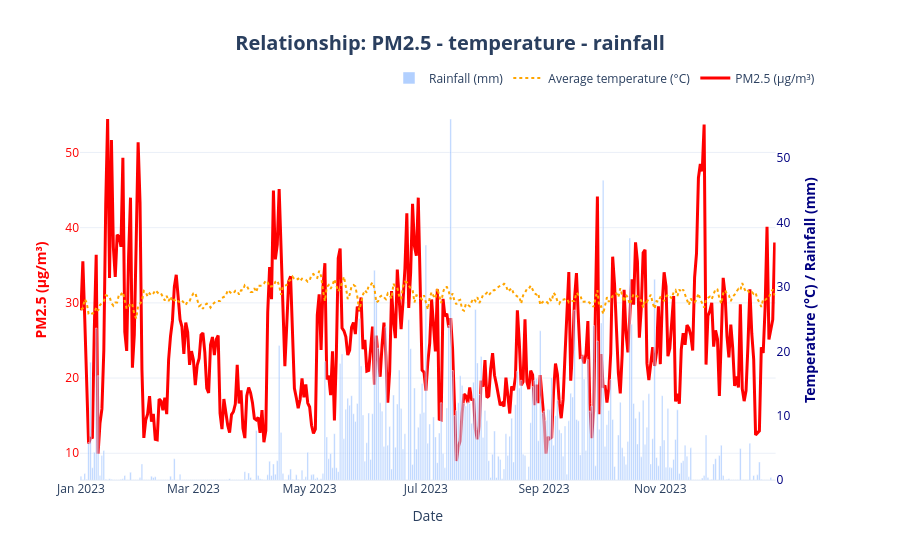

Notebook code cell kept with this figure:
### Code cell
fig = make_subplots(specs=[[{"secondary_y": True}]])
fig.add_trace(
    go.Bar(
        x=df['date'],
        y=df['prcp'],
        name="Rainfall (mm)",
        marker_color='rgba(0, 100, 255, 0.3)',
        hovertemplate='%{y} mm<extra></extra>'
    ),
    secondary_y=True, 
)
fig.add_trace(
    go.Scatter(
        x=df['date'],
        y=df['tavg'],
        name="Average temperature (°C)",
        mode='lines',
        line=dict(color='orange', width=2, dash='dot'),
        hovertemplate='%{y} °C<extra></extra>'
    ),
    secondary_y=True, 
)
fig.add_trace(
    go.Scatter(
        x=df['date'],
        y=df['pm2_5'],
        name="PM2.5 (µg/m³)",
        mode='lines',
        line=dict(color='red', width=3),
        hovertemplate='%{y} µg/m³<extra></extra>'
    ),
    secondary_y=False, 
)

fig.update_layout(
    title=dict(
        text='<b>Relationship: PM2.5 - temperature - rainfall</b>',
        x=0.5,
        font=dict(size=20)
    ),
    xaxis=dict(
        title="Date",
        showgrid=False
    ),
    legend=dict(
        orientation="h",
        yanchor="bottom",
        y=1.02,
        xanchor="right",
        x=1
    ),
    hovermode="x unified",
    template="plotly_white"
)

fig.update_yaxes(
    title_text="<b>PM2.5 (µg/m³)</b>", 
    title_font=dict(color="red"),
    tickfont=dict(color="red"),
    secondary_y=False
)

fig.update_yaxes(
    title_text="<b>Temperature (°C) / Rainfall (mm)</b>", 
    title_font=dict(color="navy"),
    tickfont=dict(color="navy"),
    secondary_y=True,
    showgrid=False
)

### Figure 1 — Plotly figure (JSON) as saved in the notebook; plotly's stock layout.template omitted (floating-point values rounded to 4 significant figures; data arrays with more than 128 entries replaced by an {"elided": "..."} marker saying what was removed)
{"data": [{"hovertemplate": "%{y} mm<extra></extra>", "marker": {"color": "rgba(0, 100, 255, 0.3)"}, "name": "Rainfall (mm)", "type": "bar", "x": {"elided": "365 str values"}, "xaxis": "x", "y": {"elided": "365 float values"}, "yaxis": "y2"}, {"hovertemplate": "%{y} °C<extra></extra>", "line": {"color": "orange", "dash": "dot", "width": 2}, "mode": "lines", "name": "Average temperature (°C)", "type": "scatter", "x": {"elided": "365 str values"}, "xaxis": "x", "y": {"elided": "365 float values"}, "yaxis": "y2"}, {"hovertemplate": "%{y} µg/m³<extra></extra>", "line": {"color": "red", "width": 3}, "mode": "lines", "name": "PM2.5 (µg/m³)", "type": "scatter", "x": {"elided": "365 str values"}, "xaxis": "x", "y": {"elided": "365 float values"}, "yaxis": "y"}], "layout": {"hovermode": "x unified", "legend": {"orientation": "h", "x": 1, "xanchor": "right", "y": 1.02, "yanchor": "bottom"}, "title": {"font": {"size": 20}, "text": "<b>Relationship: PM2.5 - temperature - rainfall</b>", "x": 0.5}, "xaxis": {"anchor": "y", "domain": [0, 0.94], "showgrid": false, "title": {"text": "Date"}}, "yaxis": {"anchor": "x", "domain": [0, 1], "tickfont": {"color": "red"}, "title": {"font": {"color": "red"}, "text": "<b>PM2.5 (µg/m³)</b>"}}, "yaxis2": {"anchor": "x", "overlaying": "y", "showgrid": false, "side": "right", "tickfont": {"color": "navy"}, "title": {"font": {"color": "navy"}, "text": "<b>Temperature (°C) / Rainfall (mm)</b>"}}}}
